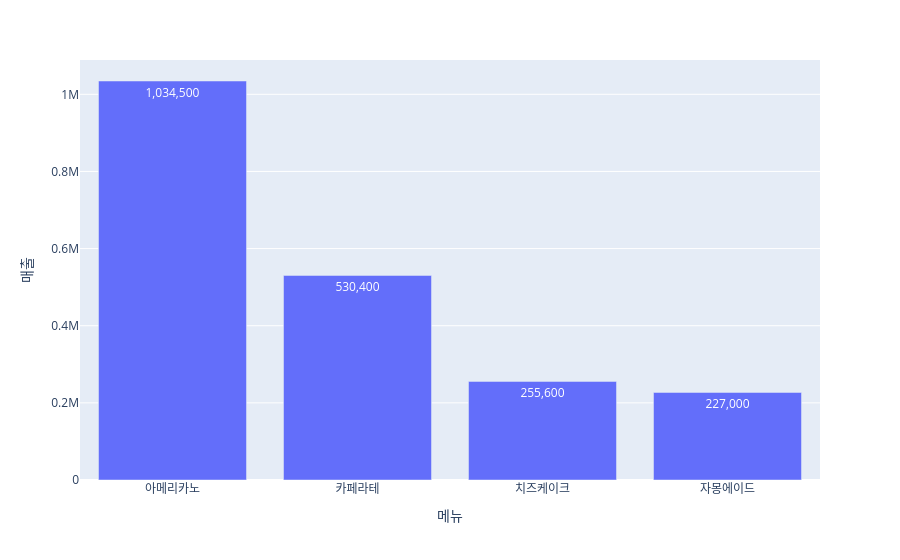

The notebook cell saved with this chart:
### Code cell
import plotly.express as px
graph = px.bar(df1, 
               x='메뉴',
               y='매출',
               text_auto=',.0f')
graph.show()

### Figure 1 — Plotly figure (JSON) as saved in the notebook; plotly's stock layout.template omitted (floating-point values rounded to 4 significant figures)
{"data": [{"hovertemplate": "메뉴=%{x}<br>매출=%{y}<extra></extra>", "legendgroup": "", "marker": {"color": "#636efa", "pattern": {"shape": ""}}, "name": "", "orientation": "v", "showlegend": false, "textposition": "auto", "texttemplate": "%{y:,.0f}", "type": "bar", "x": ["아메리카노", "카페라테", "치즈케이크", "자몽에이드"], "xaxis": "x", "y": [1034500, 530400, 255600, 227000], "yaxis": "y"}], "layout": {"barmode": "relative", "legend": {"tracegroupgap": 0}, "margin": {"t": 60}, "xaxis": {"anchor": "y", "domain": [0, 1], "title": {"text": "메뉴"}}, "yaxis": {"anchor": "x", "domain": [0, 1], "title": {"text": "매출"}}}}
